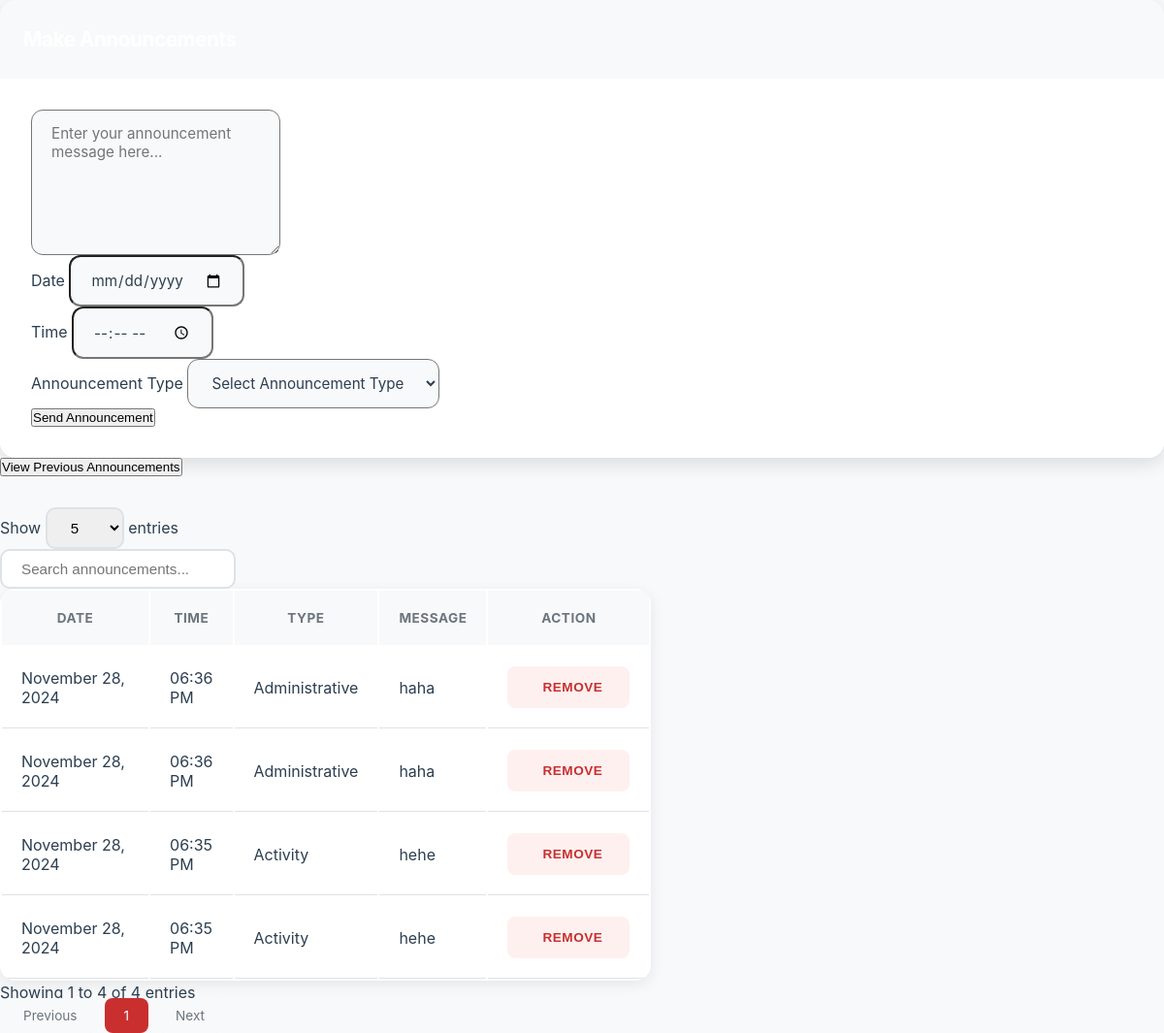
Page /admin/pages/notification/announcements.php on the committed database.
### tables this page shows
CREATE TABLE `announcements` (
  `id` int(11) NOT NULL,
  `message` text NOT NULL,
  `applied_date` date NOT NULL,
  `applied_time` time NOT NULL,
  `announcement_type` enum('administrative','activity') NOT NULL,
  `is_active` tinyint(1) DEFAULT 1,
  `created_at` timestamp NOT NULL DEFAULT current_timestamp()
);

### admin/pages/notification/announcements.php (the view, shortened to what this page needs)
<?php
require_once '../../../config.php';
$sql = "
SELECT id, applied_date, applied_time, message, announcement_type
FROM announcements
WHERE is_active = 1
ORDER BY applied_date DESC, applied_time DESC
";
$stmt = $pdo->prepare($sql);
$stmt->execute();
$announcements = $stmt->fetchAll(PDO::FETCH_ASSOC);
?>
<div class="container-fluid px-4 py-3">
    <form id="announcementForm">
    <div class="row mb-4">
        <div class="col-12">
            <div class="card shadow-sm">
                <div class="card-header text-white bg-primary">
                    <h5 class="card-title mb-0">Make Announcements</h5>
                </div>
                <div class="card-body">
                    <form id="announcementForm">
                        <div class="mb-3">
                            <textarea class="form-control" id="messageInput" rows="4"
                                placeholder="Enter your announcement message here..." required></textarea>
                        </div>
                        <div class="row">
                            <div class="col-md-4 mb-3">
                                <label for="dateInput" class="form-label">Date</label>
                                <input type="date" class="form-control" id="dateInput" required>
                            </div>
                            <div class="col-md-4 mb-3">
                                <label for="time" class="form-label">Time</label>
                                <input type="time" class="form-control" id="time" name="time" required>
                            </div>
                            <div class="col-md-4 mb-3">
                                <label for="type" class="form-label">Announcement Type</label>
                                <select class="form-select" id="type" name="type" required>
                                    <option value="">Select Announcement Type</option>
                                </select>
                            </div>
                        </div>
                        <div class="row">
                            <div class="col-12 d-flex justify-content-end">
                                <button type="submit" class="btn bg-primary text-white">
                                    <i class="fas fa-paper-plane me-2"></i>Send Announcement
                                </button>
                            </div>
                        </div>
                    </form>
                </div>
            </div>
        </div>
    </div>
    </form>
    <div class="table-responsive">
    <div class="mt-4">
        <button type="button" class="btn btn-secondary" id="showPreviousBtn">
            <i class="fas fa-history me-2"></i>View Previous Announcements
        </button>
    </div>
    <table id="announcementsTable" class="table table-striped table-hover">
    <thead>
        <tr>
            <th>Date</th>
            <th>Time</th>
            <th>Type</th>
            <th>Message</th>
            <th>Action</th>
        </tr>
    </thead>
    <tbody>
        <?php foreach ($announcements as $announcement): ?>
            <tr>
                <td><?= date('F d, Y', strtotime($announcement['applied_date'])) ?></td>
                <td><?= date('h:i A', strtotime($announcement['applied_time'])) ?></td>
                <td><?= ucfirst(htmlspecialchars($announcement['announcement_type'])) ?></td>
                <td><?= htmlspecialchars($announcement['message']) ?></td>
                <td>
                    <button class='btn btn-danger btn-sm remove-btn' data-id='<?= $announcement["id"] ?>'>
                        <i class="fas fa-trash-alt me-1"></i>Remove
                    </button>
                </td>
            </tr>
        <?php endforeach; ?>
    </tbody>
</table>
</div>

### admin/pages/notification/announcements.php (style rules this page uses)
* { box-sizing: border-box; margin: 0; padding: 0; }
.card { border: none; border-radius: 16px; overflow: hidden; box-shadow: var(--box-shadow-medium); transition: var(--transition-smooth); }
.card-header { color: white; padding: 1.5rem; display: flex; align-items: center; gap: 1rem; }
.card-header h5 { margin: 0; font-weight: var(--font-weight-bold); font-size: 1.3rem; letter-spacing: -0.5px; }
.card-body { background-color: var(--background-light); padding: 2rem; box-shadow: none!important; }
#messageInput, #dateInput, #time, #type { font-family: var(--font-family); font-size: var(--font-size-base); border-radius: 12px; padding: 0.875rem 1.25rem; transition: var(--transition-smooth); background-color: var(--background-muted); color: var(--text-primary); }
#messageInput { resize: vertical; min-height: 150px; }
.btn-danger { background-color: var(--primary-color); border-color: var(--primary-color); border-radius: 10px; font-weight: var(--font-weight-semibold); display: flex; align-items: center; gap: 0.75rem; padding: 0.875rem 1.75rem; transition: var(--transition-smooth); text-transform: uppercase; letter-spacing: 0.5px; }
#announcementsTable { border-radius: 16px; overflow: hidden; box-shadow: var(--box-shadow-light); background-color: var(--background-light); }
#announcementsTable thead { background-color: var(--background-muted); }
#announcementsTable th { color: var(--text-secondary); font-weight: var(--font-weight-bold); text-transform: uppercase; font-size: var(--font-size-small); padding: 1.25rem; letter-spacing: 0.5px; }
#announcementsTable td { vertical-align: middle; padding: 1.25rem; border-bottom: 1px solid var(--border-color); }
.remove-btn { background-color: #fff0f0; color: var(--primary-color); border: none; border-radius: 8px; display: flex; align-items: center; gap: 0.5rem; transition: var(--transition-smooth); font-size: var(--font-size-small); }

### rows in the picture
announcements: applied_date "November 28, 2024", applied_time "06:36 PM", announcement_type "Administrative", message "haha"
announcements: applied_date "November 28, 2024", applied_time "06:36 PM", announcement_type "Administrative", message "haha"
announcements: applied_date "November 28, 2024", applied_time "06:35 PM", announcement_type "Activity", message "hehe"
announcements: applied_date "November 28, 2024", applied_time "06:35 PM", announcement_type "Activity", message "hehe"
